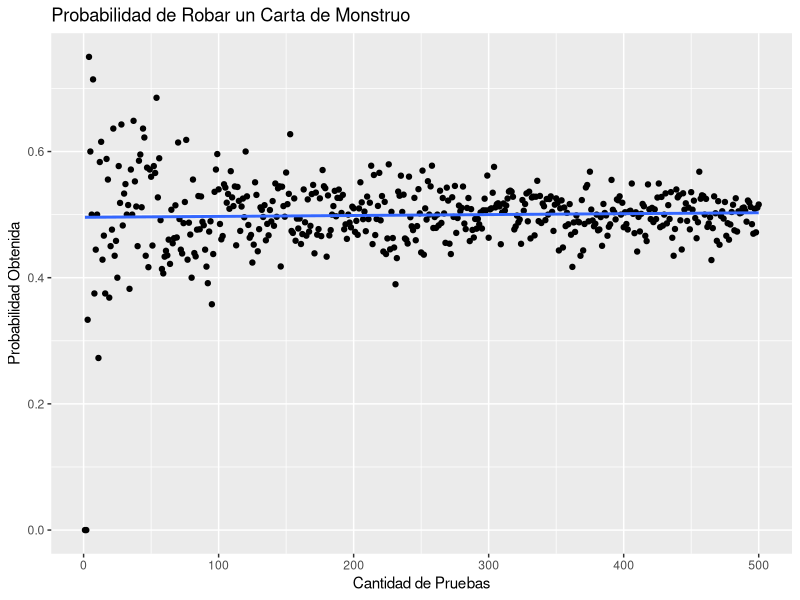
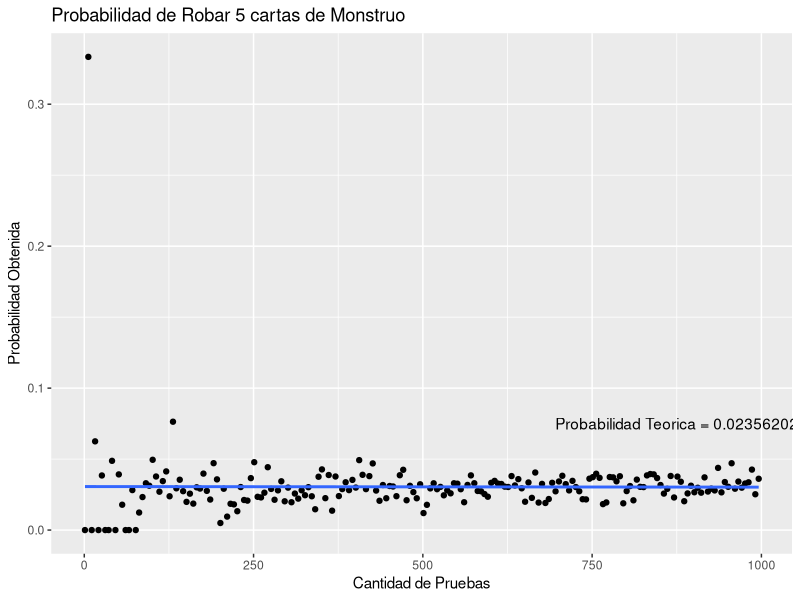

R code for these plots, in order:
## ---- chunk 1
knitr::opts_chunk$set(echo = TRUE)
## ---- chunk 2
probabilidadNoConsistente <- function (tamanhoMano, repeticiones){
  mazo <- c("MO", "MO", "MO", "MO", "MO", "MO", "MO", "MO", "MO", "MO",
            "MO", "MO", "MO", "MO", "MO", "MO", "MO", "MO", "MO", "MO",
            "MA", "MA", "MA", "MA", "MA", "MA", "MA", "MA", "MA", "MA",
            "T", "T", "T", "T", "T", "T", "T", "T", "T", "T")
  
  cantidadManosConsistentes <- 0.0
  
  for(r in 1:repeticiones){
    mazoTemporal <- mazo
    manoTemporal <- c()
    
    for(i in 1:tamanhoMano){
      indice <- sample(1:length(mazoTemporal), 1)
      manoTemporal <- c(manoTemporal, mazoTemporal[indice])
      mazoTemporal <- mazoTemporal[-indice]
      
    }
    
    if( "MO" %in% manoTemporal & "MA" %in% manoTemporal & "T" %in% manoTemporal){
      cantidadManosConsistentes <- cantidadManosConsistentes + 1
    }
  }
  
  return(1 - cantidadManosConsistentes/repeticiones)
}
  
probabilidadNoConsistente(5, 10000)
## ---- chunk 3
probabilidadNoConsistente(6, 10000)
## ---- chunk 4
probabilidadEstrategia <- function (tamanhoMano, repeticiones){
  mazo <- c("TN", "TN", "TN", "TN", "TN", "MO", "MO", "MO", "MO", "MO",
            "MO", "MO", "MO", "MO", "MO", "MO", "MO", "MO", "MO", "MO",
            "MA", "MA", "MA", "MA", "MA", "MA", "MA", "MA", "MA", "MA",
            "T", "T", "T", "T", "T", "T", "T", "T", "T", "T")
  
  cantidadManosEstrategia <- 0.0
  
  for(r in 1:repeticiones){
    mazoTemporal <- mazo
    manoTemporal <- c()
    
    for(i in 1:tamanhoMano){
      indice <- sample(1:length(mazoTemporal), 1)
      manoTemporal <- c(manoTemporal, mazoTemporal[indice])
      mazoTemporal <- mazoTemporal[-indice]
      
    }
    
    if("TN" %in% manoTemporal){
      if("TN" %in% manoTemporal[-match("TN", manoTemporal)]){
        if("MO" %in% manoTemporal[tamanhoMano]){
          cantidadManosEstrategia <- cantidadManosEstrategia + 1
        }
      }
    }
  }
  
  return(cantidadManosEstrategia/repeticiones)
}

probabilidadEstrategia(8, 10000)
## ---- chunk 5
probabilidadEstrategiaCompetitiva <- function (tamanhoMano, repeticiones){
  mazo <- c("MOD", "MOD", "MOD", "MOD", "MOD", "MOD", "MOD", "MOD", "MOD", "MOD",
            "MOD", "MOD", "MOD", "MOD", "MOD", "MOF", "MOF", "MOF", "MOF", "MOF",
            "MAN", "MAN", "MAN", "MAN", "MAN", "MAE", "MAE", "MAE", "MAE", "MAE",
            "MAC", "MAC", "MAC", "T", "T", "T", "T", "T", "CT", "CT")
  
  cantidadManosCompetitivas <- 0.0
  
  for(r in 1:repeticiones){
    mazoTemporal <- mazo
    manoTemporal <- c()
    
    for(i in 1:tamanhoMano){
      indice <- sample(1:length(mazoTemporal), 1)
      manoTemporal <- c(manoTemporal, mazoTemporal[indice])
      mazoTemporal <- mazoTemporal[-indice]
      
    }
    
    if(!("MOF" %in% manoTemporal)){
      if(!("MAE" %in% manoTemporal)){
        if(!("T" %in% manoTemporal)){
          cantidadManosCompetitivas <- cantidadManosCompetitivas + 1
        }
      }
    }
  }
  
  return(cantidadManosCompetitivas/repeticiones)
}

probabilidadEstrategiaCompetitiva(5, 10000)
## ---- chunk 6
#Pregunta 1.2.1
library(ggplot2)

probabilidadRobarMonstruo <- function (repeticiones){
  mazo <- c("MO", "MO", "MO", "MO", "MO", "MO", "MO", "MO", "MO", "MO",
            "MO", "MO", "MO", "MO", "MO", "MO", "MO", "MO", "MO", "MO",
            "MA", "MA", "MA", "MA", "MA", "MA", "MA", "MA", "MA", "MA",
            "T", "T", "T", "T", "T", "T", "T", "T", "T", "T")
  probabilidades <- c()
  cantidadMonstruos <- 0.0
  
  for(r in 1:repeticiones){
    for(i in 1:r){
      indice <- sample(1:length(mazo), 1)
      if("MO" %in% mazo[indice]){
        cantidadMonstruos <- cantidadMonstruos + 1
      }
    }
    probabilidades <- c(probabilidades, cantidadMonstruos/r)
    cantidadMonstruos <- 0.0
  }
  return(probabilidades)
}
 
probs <- probabilidadRobarMonstruo(500)
indice <- seq(1, 500, 1)

datos <- data.frame(indice,probs)
 



# Basic scatter plot
ggplot(datos, aes(x=indice, y=probs)) + 
  geom_point() +
  geom_smooth(method=lm, se=FALSE) +
  labs(title="Probabilidad de Robar un Carta de Monstruo",
        x="Cantidad de Pruebas", y = "Probabilidad Obtenida")
## ---- chunk 7
#Pregunta 1.2.2

library(ggplot2)

probabilidadRobar5Monstruos <- function (repeticiones){
  mazo <- c("MO", "MO", "MO", "MO", "MO", "MO", "MO", "MO", "MO", "MO",
            "MO", "MO", "MO", "MO", "MO", "MO", "MO", "MO", "MO", "MO",
            "MA", "MA", "MA", "MA", "MA", "MA", "MA", "MA", "MA", "MA",
            "T", "T", "T", "T", "T", "T", "T", "T", "T", "T")
  probabilidades <- c()
  
  for(r in seq(1, repeticiones, 5)){
    cantidadManos5Monstruos <- 0.0
    mazoTemporal <- mazo
    
    for(i in 1:r){
      cantidadMonstruos <- 0.0
      for(j in 1:5){
        indice <- sample(1:length(mazo), 1)
        if("MO" %in% mazo[indice]){
          cantidadMonstruos <- cantidadMonstruos + 1
        }
        mazoTemporal <- mazoTemporal[-indice]
      }
      
      if(cantidadMonstruos == 5.0){
        cantidadManos5Monstruos <- cantidadManos5Monstruos + 1
      }
    }
    probabilidades <- c(probabilidades, cantidadManos5Monstruos/r)
  }
  return(probabilidades)
}

probs <- probabilidadRobar5Monstruos(1000)
indice <- seq(1, 1000, 5)

datos <- data.frame(indice,probs)




# Basic scatter plot
ggplot(datos, aes(x=indice, y=probs)) + 
  geom_point() +
  geom_smooth(method=lm, se=FALSE) +
  labs(title="Probabilidad de Robar 5 cartas de Monstruo",
       x="Cantidad de Pruebas", y = "Probabilidad Obtenida") +
  annotate("text", x = 875, y = 0.075, label = "Probabilidad Teorica = 0.02356202")



## ---- chunk 8
#Funciones para preguntas 1.3.-

#centro en 0.0, eje 'X' crece hacia la derecha y eje 'Y'hacia arriba

#cada funcion entrega una lista con las distancias que existieron entre
#los tiros hechos y el centro del blanco (0,0)

disparoRifle <- function (numeroDisparos){
  coordenadasX <- runif(numeroDisparos, -4.0, 4.0)
  coordenadasY <- runif(numeroDisparos, -4.0, 4.0)
  
  distancias <- round( (coordenadasX**2 + coordenadasY**2)**0.5 , 3)
  
  return(distancias)
}

disparoArco <- function (numeroDisparos){
  coordenadasX <- runif(numeroDisparos, -5.0, 7.0)  
  coordenadasY <- runif(numeroDisparos, -6.0, 6.0) 
  
  distancias <- round( (coordenadasX**2 + coordenadasY**2)**0.5 , 3)
  
  return(distancias)
}

disparoSling <- function (numeroDisparos){
  coordenadasX <- runif(numeroDisparos, -10.0, 10.0)  
  coordenadasY <- runif(numeroDisparos, -10.0, 10.0) 
  
  distancias <- round( (coordenadasX**2 + coordenadasY**2)**0.5 , 3)
  
  return(distancias)
}

disparoBallesta <- function (numeroDisparos){
  coordenadasX <- runif(numeroDisparos, -5.0, 5.0)  
  coordenadasY <- runif(numeroDisparos, -3.0, 7.0) 
  
  distancias <- round( (coordenadasX**2 + coordenadasY**2)**0.5 , 3)
  
  return(distancias)
}


## ---- chunk 9
#Pregunta 1.3.1


obtenerMuestra <- function (numeroDisparos) {
  muestra <- c()
  
  for(i in 1:numeroDisparos){
    resultadoDado <- sample(1:6, 1)
    
    if(resultadoDado == 1){
      muestra <- rbind(muestra, c("Rifle", disparoRifle(1)))
    } else if(resultadoDado == 2){
      muestra <- rbind(muestra, c("Arco", disparoArco(1)))
    } else if(resultadoDado >= 3 & resultadoDado <= 5){
      muestra <- rbind(muestra, c("Slingshot", disparoSling(1)))
    } else if(resultadoDado == 6){
      muestra <- rbind(muestra, c("Ballesta", disparoBallesta(1)))
    }
  }
  
  datos <- data.frame(muestra)
  colnames(datos) <- c("Tipo de Disparo", "Distancia al Centro")
  return(datos)
}

muestra1000 <- obtenerMuestra(1000)
## ---- chunk 10
#Pregunta 1.3.2
#muestra1000 con los 1000 datos a usar



library(ggplot2)

datosRifle <- muestra1000 [which(muestra1000$"Tipo de Disparo" == "Rifle"),]
tirosAcertadosRifle <- datosRifle[which(as.numeric(as.character(datosRifle$`Distancia al Centro`)) <= 1), ]

cantidadAciertosRifle <- nrow(tirosAcertadosRifle)
cantidadTotalRifle <- nrow(datosRifle) - cantidadAciertosRifle

probabilidadAciertoRifle <- cantidadAciertosRifle/cantidadTotalRifle

probabilidadAciertoRifle
## ---- chunk 11
#Pregunta 1.3.3
#muestra1000 con los 1000 datos a usar

datosDisparosAcertados <- muestra1000 [which(as.numeric(as.character(muestra1000$`Distancia al Centro`)) <= 1), ]
cantidadDeDisparosAcertados <- nrow(datosDisparosAcertados)

cantidadDeSlingshotsAcertados <- nrow(
  datosDisparosAcertados [which(datosDisparosAcertados$`Tipo de Disparo` == "Slingshot"),]
)

#Probabilidad de que el tipo de tiro sea Slingshot si el disparo fue acertado
probabilidadCondicionada <- cantidadDeSlingshotsAcertados/cantidadDeDisparosAcertados
probabilidadCondicionada
## ---- chunk 12
#Pregunta 1.3.4
#muestra1000 con los 1000 datos a usar

datosDisparosFallidos <- muestra1000 [which(as.numeric(as.character(muestra1000$`Distancia al Centro`)) > 1), ]
cantidadDeDisparosFallidos <- nrow(datosDisparosFallidos)

cantidadDeArcosFallidos <- nrow(
  datosDisparosFallidos [which(datosDisparosFallidos$`Tipo de Disparo` == "Arco"),]
)

#Probabilidad de que el tipo de tiro sea Arco si el disparo fue fallido
probabilidadCondicionada <- cantidadDeArcosFallidos/cantidadDeDisparosFallidos
probabilidadCondicionada
## ---- chunk 13
#Pregunta 1.3.5
#muestra1000 con los 1000 datos a usar

datosDisparosSinRifle <- muestra1000 [which(muestra1000$'Tipo de Disparo' != "Rifle"), ]
cantidadDeDisparos <- nrow(datosDisparosSinRifle)

cantidadDeDisparosAcertados <- nrow(datosDisparosSinRifle [which(as.numeric(as.character(datosDisparosSinRifle$'Distancia al Centro')) <= 1), ])

#Probabilidad de que el tiro sea acertado si no se utilizan armas de fuego
probabilidadCondicionada <- cantidadDeDisparosAcertados/cantidadDeDisparos
probabilidadCondicionada
## ---- chunk 14
library("knitr")
#             NOMBRE,            VIDA,   ATAQUE
phantom <- c('Phantom Assassins', 1500,  122)
oponente <- c('El Otro', 4500,  366)




batalla <- function(jug1, jug2, blurHab, cgHab){
  blur <- c("B","B","B","NB")
  coupGrace <- c("NCG","NCG","NCG","NCG","CG")
  finish <- TRUE
  while(finish){
    bl <- sample(blur,1,replace=FALSE)
    cg <- sample(coupGrace, 1, replace=FALSE)
    #ATACANDO
    if(blurHab == TRUE){
      if(bl == 'NB'){
        jug1[2] <- as.integer(jug1[2]) - as.integer(jug2[3])
      }
    }
    else{
      jug1[2] <- as.integer(jug1[2]) - as.integer(jug2[3])
    }
    if(cg == "CG" & cgHab==TRUE){
      jug2[2] <- as.integer(jug2[2]) - (as.integer(jug1[3])*4.5)
    }
    else{
      jug2[2] <- as.integer(jug2[2]) - as.integer(jug1[3])
    }
    
    if(jug1[2] < 0 & jug2[2] < 0){
      finish <- FALSE
      return("empate")
    }
    else if(jug2[2] < 0){
      finish <- FALSE
      return("phantom")
    }
    else if(jug1[2] < 0){
      finish <- FALSE
      return("other")
    }
  }
}

## ---- chunk 15
win_p <- 0
win_o <- 0
win_draw <- 0
for(i in 1:1000){
  battle <- batalla(phantom, oponente, blurHab=TRUE, cgHab=TRUE)
  if(battle == "phantom"){
    win_p <- win_p + 1
  } 
  else if(battle == "other"){
    win_o <- win_o + 1
  }
  else{
    win_draw <- win_draw + 1
  }
}

print("Resultados:");
print(paste("Victorias:", win_p   , sep=" ") );
print(paste("Empates:"  , win_o   , sep=" ") );
print(paste("Derrotas:" , win_draw, sep=" ") );
## ---- chunk 16
win_p2 <- 0
win_o2 <- 0
win_draw2 <- 0
for(i in 1:1000){
  battle <- batalla(phantom, oponente, blurHab=FALSE, cgHab=TRUE)
  if(battle == "phantom"){
    win_p2 <- win_p2 + 1
  } 
  else if(battle == "other"){
    win_o2 <- win_o2 + 1
  }
  else{
    win_draw2 <- win_draw2 + 1
  }
}


print("Resultados:");
print(paste("Victorias:", win_p2   , sep=" "));
print(paste("Empates:"  , win_o2   , sep=" "));
print(paste("Derrotas:" , win_draw2, sep=" "));
## ---- chunk 17
win_p3 <- 0
win_o3 <- 0
win_draw3 <- 0
for(i in 1:1000){
  battle <- batalla(phantom, oponente, blurHab=TRUE, cgHab=FALSE)
  if(battle == "phantom"){
    win_p3 <- win_p3 + 1
  } 
  else if(battle == "other"){
    win_o3 <- win_o3 + 1
  }
  else{
    win_draw3 <- win_draw3 + 1
  }
}


print("Resultados:
      ");
print(paste("Victorias:", win_p3 , sep=" "));
print(paste("Empates:"  , win_o3   , sep=" "));
print(paste("Derrotas:" , win_draw3, sep=" "));
## ---- chunk 18
m2 <- cbind(
        Victorias = c(win_p,win_p2,win_p3),
        Empates = c(win_draw,win_draw2,win_draw3),
        Derrotas =  c(win_o, win_o2, win_o3)
        )

rownames(m2) <- c("Blur + Coup Grace","Coup Grace","Blur")

kable(m2,caption="Resultados")
